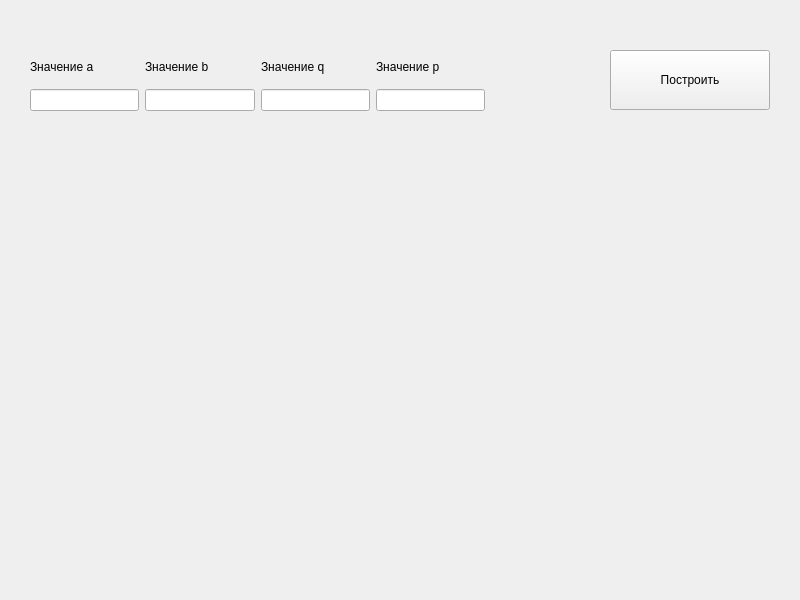
<?xml version="1.0" encoding="UTF-8"?>
<ui version="4.0">
 <class>ellipse</class>
 <widget class="QWidget" name="ellipse">
  <property name="geometry">
   <rect>
    <x>0</x>
    <y>0</y>
    <width>800</width>
    <height>600</height>
   </rect>
  </property>
  <property name="windowTitle">
   <string>Form</string>
  </property>
  <widget class="QCustomPlot" name="widget" native="true">
   <property name="geometry">
    <rect>
     <x>30</x>
     <y>130</y>
     <width>750</width>
     <height>450</height>
    </rect>
   </property>
  </widget>
  <widget class="QPushButton" name="pushButton">
   <property name="geometry">
    <rect>
     <x>610</x>
     <y>50</y>
     <width>160</width>
     <height>60</height>
    </rect>
   </property>
   <property name="text">
    <string>Построить</string>
   </property>
  </widget>
  <widget class="QLabel" name="label">
   <property name="geometry">
    <rect>
     <x>300</x>
     <y>0</y>
     <width>199</width>
     <height>49</height>
    </rect>
   </property>
   <property name="text">
    <string/>
   </property>
   <property name="pixmap">
    <pixmap>../../kursachFoto/ellips.jpg</pixmap>
   </property>
  </widget>
  <widget class="QLabel" name="label_6">
   <property name="geometry">
    <rect>
     <x>0</x>
     <y>0</y>
     <width>811</width>
     <height>601</height>
    </rect>
   </property>
   <property name="text">
    <string/>
   </property>
   <property name="pixmap">
    <pixmap>../../kursachFoto/fon.png</pixmap>
   </property>
  </widget>
  <widget class="QWidget" name="layoutWidget">
   <property name="geometry">
    <rect>
     <x>30</x>
     <y>50</y>
     <width>455</width>
     <height>61</height>
    </rect>
   </property>
   <layout class="QGridLayout" name="gridLayout">
    <item row="0" column="0">
     <widget class="QLabel" name="label_2">
      <property name="text">
       <string>Значение a</string>
      </property>
     </widget>
    </item>
    <item row="0" column="1">
     <widget class="QLabel" name="label_3">
      <property name="text">
       <string>Значение b</string>
      </property>
     </widget>
    </item>
    <item row="0" column="2">
     <widget class="QLabel" name="label_4">
      <property name="text">
       <string>Значение q</string>
      </property>
     </widget>
    </item>
    <item row="0" column="3">
     <widget class="QLabel" name="label_5">
      <property name="text">
       <string>Значение p</string>
      </property>
     </widget>
    </item>
    <item row="1" column="0">
     <widget class="QLineEdit" name="lineEdit"/>
    </item>
    <item row="1" column="1">
     <widget class="QLineEdit" name="lineEdit_2"/>
    </item>
    <item row="1" column="2">
     <widget class="QLineEdit" name="lineEdit_3"/>
    </item>
    <item row="1" column="3">
     <widget class="QLineEdit" name="lineEdit_4"/>
    </item>
   </layout>
  </widget>
  <zorder>label_6</zorder>
  <zorder>pushButton</zorder>
  <zorder>label</zorder>
  <zorder>widget</zorder>
  <zorder>layoutWidget</zorder>
 </widget>
 <customwidgets>
  <customwidget>
   <class>QCustomPlot</class>
   <extends>QWidget</extends>
   <header>qcustomplot.h</header>
   <container>1</container>
  </customwidget>
 </customwidgets>
 <resources/>
 <connections/>
</ui>
